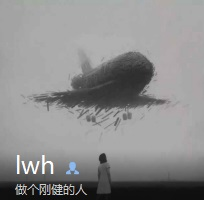
#> input picture 1/avatar.jpg, 204 x 200 px
$ python addnum.py
#> lines starting #> are read from the running program, lines starting #| are printed output that depends on the picture
from PIL import Image, ImageDraw
from PIL import ImageFont
import random

# 设置字体
font = ImageFont.truetype("C:/Windows/Fonts/Arial.ttf", 20)

#打开文件
im = Image.open("avatar.jpg")
#> im is the input picture: PIL image 204x200 RGB; mean R, G, B 140.3, 140.1, 140.3

#使用PIl的ImageDraw
draw = ImageDraw.Draw(im)
text = str(random.randint(1, 20))
point = (180, 10)
draw.text(point, text, font=font, fill="red")

#保存
im.save("avatar2.jpg")
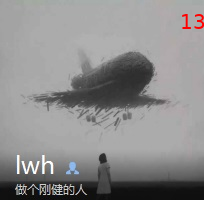
#> saved as avatar2.jpg: PIL image 204x200 RGB; mean R, G, B 140.6, 139.7, 139.8
